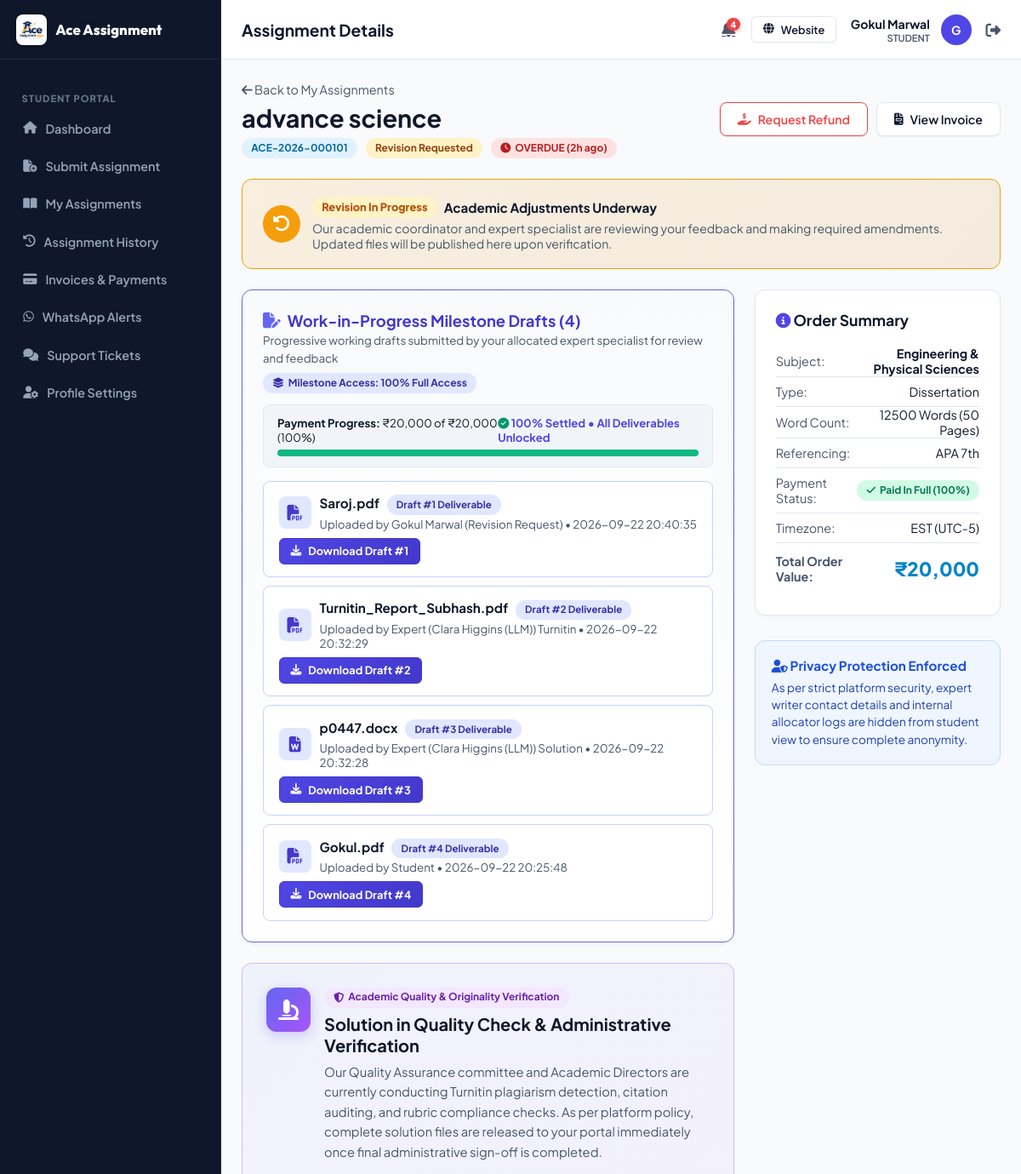
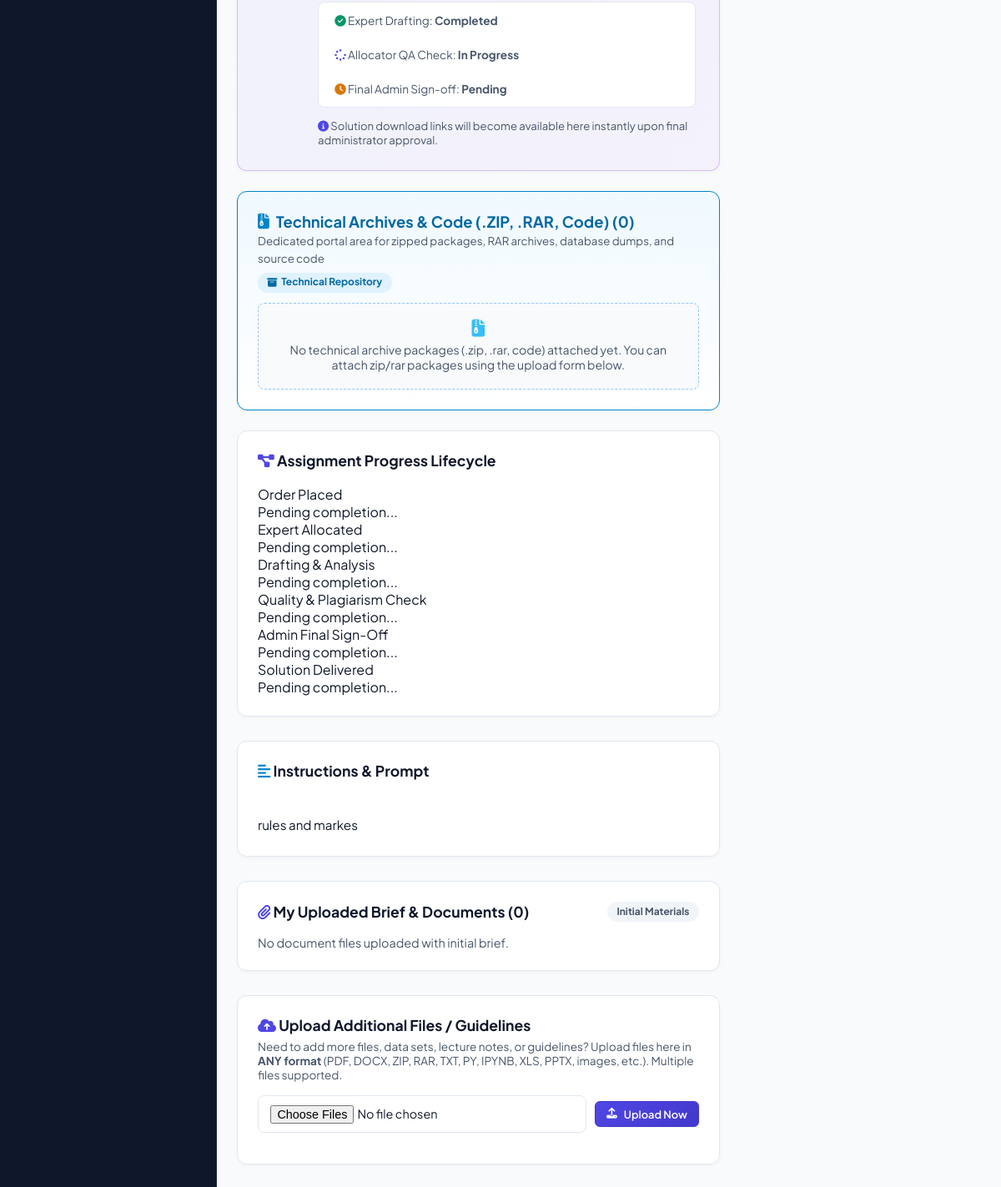
The page /student/assignment-detail.php?id=ACE-2026-000101 (signed in) on the database its author committed (2 pictures, top to bottom).
### tables this page shows
CREATE TABLE `students` (
  `id` int NOT NULL AUTO_INCREMENT,
  `student_id` varchar(50) NOT NULL,
  `name` varchar(255) NOT NULL,
  `email` varchar(255) NOT NULL,
  `phone` varchar(100) DEFAULT NULL,
  `password` varchar(255) NOT NULL,
  `country` varchar(100) DEFAULT NULL,
  `university` varchar(255) DEFAULT NULL,
  `course` varchar(255) DEFAULT NULL,
  `status` varchar(50) DEFAULT 'Active',
  `created_at` datetime DEFAULT CURRENT_TIMESTAMP,
  PRIMARY KEY (`id`),
  UNIQUE KEY `student_id` (`student_id`),
  UNIQUE KEY `email` (`email`)
);

CREATE TABLE `assignments` (
  `id` int NOT NULL AUTO_INCREMENT,
  `assignment_id` varchar(50) NOT NULL,
  `student_id` varchar(50) NOT NULL,
  `title` varchar(255) NOT NULL,
  `subject` varchar(100) NOT NULL,
  `assignment_type` varchar(100) DEFAULT NULL,
  `deadline` datetime DEFAULT NULL,
  `timezone` varchar(50) DEFAULT NULL,
  `word_count` int DEFAULT '250',
  `pages` int DEFAULT '1',
  `reference_style` varchar(50) DEFAULT NULL,
  `priority` varchar(50) DEFAULT 'Normal',
  `language` varchar(50) DEFAULT 'English (US)',
  `instructions` text,
  `currency` varchar(10) DEFAULT 'USD',
  `price` decimal(10,2) DEFAULT '0.00',
  `discount_code` varchar(50) DEFAULT NULL,
  `final_price` decimal(10,2) DEFAULT '0.00',
  `status` varchar(50) DEFAULT 'New',
  `allocator_id` varchar(50) DEFAULT NULL,
  `expert_id` varchar(50) DEFAULT NULL,
  `country` varchar(100) DEFAULT NULL,
  `university` varchar(255) DEFAULT NULL,
  `created_at` datetime DEFAULT CURRENT_TIMESTAMP,
  `updated_at` datetime DEFAULT CURRENT_TIMESTAMP ON UPDATE CURRENT_TIMESTAMP,
  `payment_status` varchar(50) DEFAULT 'Unpaid',
  `payment_plan` varchar(50) DEFAULT '100%',
  `paid_amount` decimal(10,2) DEFAULT '0.00',
  `remaining_balance` decimal(10,2) DEFAULT '0.00',
  `refund_reason` text,
  `revision_notes` text,
  PRIMARY KEY (`id`),
  UNIQUE KEY `assignment_id` (`assignment_id`)
);

CREATE TABLE `files` (
  `id` int NOT NULL AUTO_INCREMENT,
  `file_id` varchar(50) NOT NULL,
  `assignment_id` varchar(50) NOT NULL,
  `file_name` varchar(255) NOT NULL,
  `path` varchar(255) NOT NULL,
  `file_type` varchar(50) DEFAULT NULL,
  `file_stage` varchar(50) DEFAULT 'draft',
  `uploaded_by` varchar(100) DEFAULT NULL,
  `upload_date` datetime DEFAULT CURRENT_TIMESTAMP,
  `is_internal` tinyint(1) DEFAULT '0',
  PRIMARY KEY (`id`),
  UNIQUE KEY `file_id` (`file_id`)
);

### student/assignment-detail.php (the view, shortened to what the rows shown need)
<?php
require_once __DIR__ . '/../includes/auth.php';
Auth::checkRole('Student');
require_once __DIR__ . '/../includes/helpers.php';
include __DIR__ . '/../includes/portal_header.php';
$id = $_GET['id'] ?? '';
$asm = DataStore::findOne('assignments', 'assignment_id', $id);
$sla = get_sla_status($asm['deadline']);
$currency = $asm['currency'] ?? 'USD';
$currencySymbol = '$';
if ($currency === 'INR') $currencySymbol = '₹';
elseif ($currency === 'GBP') $currencySymbol = '£';
elseif ($currency === 'EUR') $currencySymbol = '€';
elseif ($currency === 'AUD') $currencySymbol = 'A$';
elseif ($currency === 'CAD') $currencySymbol = 'C$';
$files = DataStore::filter('files', function($f) use ($id) {
    return isset($f['assignment_id']) && $f['assignment_id'] === $id && empty($f['is_internal']) && (($f['file_stage'] ?? '') !== 'refund_proof');
});
$draftFiles = array_values(array_filter($files, function($f) {
    return is_draft_file($f);
}));
$isPaid = is_assignment_paid($asm['assignment_id']);
$paidPercentage = get_assignment_paid_percentage($asm);
$draftLimit = get_assignment_draft_limit($asm);
$paidAmount = floatval($asm['paid_amount'] ?? 0);
?>
<div data-assignment-id="<?php echo htmlspecialchars($asm['assignment_id']); ?>" style="display:flex; justify-content:space-between; align-items:center; margin-bottom:1.5rem; flex-wrap:wrap; gap:1rem;">
  <div>
    <a href="/student/assignments.php" style="color:var(--text-muted); font-size:0.9rem; text-decoration:none;"><i class="fa-solid fa-arrow-left"></i> Back to My Assignments</a>
    <h2 style="font-size:1.8rem; margin-top:0.3rem; color:var(--text-main);"><?php echo htmlspecialchars($asm['title']); ?></h2>
    <div style="display:flex; gap:10px; align-items:center; margin-top:0.4rem; flex-wrap:wrap;">
      <span class="badge badge-info"><?php echo htmlspecialchars($asm['assignment_id']); ?></span>
      <span class="badge <?php echo get_status_badge_class($asm['status']); ?>"><?php echo htmlspecialchars($asm['status']); ?></span>
      <span class="badge <?php echo $sla['badge_class']; ?>"><i class="fa-solid fa-clock"></i> <?php echo $sla['label']; ?></span>
    </div>
  </div>
</div>
<div class="grid-2" style="display:grid; grid-template-columns: 2fr 1fr; gap:1.5rem;">
  <div>
    <div class="table-card" style="padding:1.5rem; border:1.5px solid #6366f1; background:linear-gradient(180deg, #f8fafc 0%, #ffffff 100%); margin-bottom:1.5rem;">
      <div style="background:#f1f5f9; border-radius:8px; padding:0.75rem 1rem; margin-bottom:1rem; border:1px solid #e2e8f0;">
        <div style="display:flex; justify-content:space-between; font-size:0.82rem; margin-bottom:6px;">
          <span><strong>Payment Progress:</strong> <?php echo format_currency_amount($paidAmount, $currency); ?> of <?php echo format_currency_amount($asm['final_price'], $currency); ?> (<?php echo round($paidPercentage); ?>%)</span>
          <span style="color:var(--primary); font-weight:700;">
            <?php if ($isPaid): ?>
              <i class="fa-solid fa-circle-check" style="color:var(--success);"></i> 100% Settled &bull; All Deliverables Unlocked
            <?php elseif ($paidPercentage >= 50): ?>
              <i class="fa-solid fa-circle-check" style="color:var(--primary);"></i> 50% Milestone Cleared &bull; 2 More Drafts Unlocked
            <?php elseif ($paidPercentage > 0): ?>
              <i class="fa-solid fa-circle-info" style="color:#d97706;"></i> 50% Minimum Needed for Draft 2 & 3
            <?php else: ?>
              <i class="fa-solid fa-lock" style="color:#ef4444;"></i> Unpaid
            <?php endif; ?>
          </span>
        </div>
      </div>
      <?php if (empty($draftFiles)): ?>
        <div style="background:#f8fafc; border:1px dashed #cbd5e1; border-radius:8px; padding:1.25rem; text-align:center; color:var(--text-muted); font-size:0.88rem;">
          <i class="fa-solid fa-file-pen" style="font-size:1.4rem; color:#818cf8; margin-bottom:6px; display:block;"></i>
          No drafts published yet. Your allocated expert writer is currently drafting your initial work. Draft #1 will be posted here upon completion.
        </div>
      <?php else: ?>
        <div style="display:flex; flex-direction:column; gap:10px;">
          <?php
          $draftCounter = 1;
          foreach ($draftFiles as $file):
            $ext = strtolower($file['file_type'] ?? pathinfo($file['file_name'], PATHINFO_EXTENSION));
            $icon = 'fa-file';
            if (in_array($ext, ['pdf'])) $icon = 'fa-file-pdf';
            elseif (in_array($ext, ['doc', 'docx'])) $icon = 'fa-file-word';
            elseif (in_array($ext, ['xls', 'xlsx', 'csv'])) $icon = 'fa-file-excel';
            elseif (in_array($ext, ['zip', 'rar', '7z'])) $icon = 'fa-file-zipper';
            elseif (in_array($ext, ['py', 'java', 'cpp', 'html', 'ipynb'])) $icon = 'fa-file-code';
            $canDownloadDraft = ($draftCounter <= $draftLimit);
          ?>
            <div style="display:flex; justify-content:space-between; align-items:center; background:#ffffff; border:1px solid <?php echo $canDownloadDraft ? '#c7d2fe' : '#fed7aa'; ?>; padding:0.9rem 1.1rem; border-radius:var(--radius-sm); flex-wrap:wrap; gap:0.5rem;">
              <div style="display:flex; align-items:center; gap:10px;">
                <div style="width:38px; height:38px; border-radius:8px; background:<?php echo $canDownloadDraft ? '#e0e7ff' : '#fef3c7'; ?>; color:<?php echo $canDownloadDraft ? '#4338ca' : '#d97706'; ?>; display:flex; align-items:center; justify-content:center; font-size:1.15rem; flex-shrink:0;">
                  <i class="fa-solid <?php echo $canDownloadDraft ? $icon : 'fa-lock'; ?>"></i>
                </div>
                <div>
                  <strong style="color:var(--text-main); font-size:0.95rem;"><?php echo htmlspecialchars($file['file_name']); ?></strong>
                  <span class="badge" style="background:#e0e7ff; color:#3730a3; font-size:0.72rem; margin-left:6px; font-weight:700;">
                    Draft #<?php echo $draftCounter; ?> Deliverable
                  </span>
                  <small style="color:var(--text-muted); display:block; margin-top:2px;">
                    Uploaded by <?php echo htmlspecialchars($file['uploaded_by']); ?> &bull; <?php echo $file['upload_date']; ?>
                  </small>
                </div>
              </div>
              <div>
                <?php if ($canDownloadDraft): ?>
                  <a href="/<?php echo htmlspecialchars($file['path']); ?>" download class="btn btn-primary btn-sm" style="font-weight:700;">
                    <i class="fa-solid fa-download"></i> Download Draft #<?php echo $draftCounter; ?>
                  </a>
                <?php else: ?>
                  <a href="/checkout.php?assignment_id=<?php echo urlencode($asm['assignment_id']); ?>&pay_remaining=1" class="btn btn-warning btn-sm" style="font-weight:700;">
                    <i class="fa-solid fa-credit-card"></i> Pay to Unlock (<?php echo ($draftCounter <= 3) ? '50% Min Needed' : '100% Full'; ?>)
                  </a>
                <?php endif; ?>
              </div>
            </div>
          <?php
            $draftCounter++;
          endforeach;
          ?>
        </div>
      <?php endif; ?>
    </div>
    <div class="table-card" style="padding:1.5rem;">
      <h3 style="font-size:1.1rem; margin-bottom:1rem; color:var(--text-main);"><i class="fa-solid fa-align-left" style="color:var(--secondary);"></i> Instructions & Prompt</h3>
      <p style="color:var(--text-main); white-space:pre-line; line-height:1.7; font-size:0.95rem;">
        <?php echo htmlspecialchars($asm['instructions']); ?>
      </p>
    </div>
  </div>
  <div>
    <div class="table-card" style="padding:1.5rem;">
      <table style="width:100%; font-size:0.9rem; border-collapse:collapse;">
        <tr style="border-bottom:1px solid var(--portal-border);"><td style="padding:8px 0; color:var(--text-muted);">Subject:</td><td style="text-align:right; font-weight:700; color:var(--text-main);"><?php echo htmlspecialchars($asm['subject']); ?></td></tr>
        <tr style="border-bottom:1px solid var(--portal-border);"><td style="padding:8px 0; color:var(--text-muted);">Type:</td><td style="text-align:right; color:var(--text-main);"><?php echo htmlspecialchars($asm['assignment_type']); ?></td></tr>
        <tr style="border-bottom:1px solid var(--portal-border);"><td style="padding:8px 0; color:var(--text-muted);">Word Count:</td><td style="text-align:right; color:var(--text-main);"><?php echo $asm['word_count']; ?> Words (<?php echo $asm['pages']; ?> Pages)</td></tr>
        <tr style="border-bottom:1px solid var(--portal-border);"><td style="padding:8px 0; color:var(--text-muted);">Referencing:</td><td style="text-align:right; color:var(--text-main);"><?php echo htmlspecialchars($asm['reference_style']); ?></td></tr>
        <tr style="border-bottom:1px solid var(--portal-border);"><td style="padding:8px 0; color:var(--text-muted);">Timezone:</td><td style="text-align:right; color:var(--text-main);"><?php echo htmlspecialchars($asm['timezone']); ?></td></tr>
        <tr><td style="padding:12px 0; color:var(--text-muted); font-weight:700;">Total Order Value:</td><td style="text-align:right; font-size:1.4rem; font-weight:800; color:var(--secondary);"><?php echo $currencySymbol . number_format($asm['final_price'], ($currency === 'INR' ? 0 : 2)); ?></td></tr>
      </table>
    </div>
  </div>
</div>
</div>
</div>
</body>
</html>

### includes/portal_header.php (shortened to what the rows shown need)
<?php
require_once __DIR__ . '/auth.php';
require_once __DIR__ . '/helpers.php';
$currentUser = Auth::currentUser();
$userRole = $currentUser['role'];
?>
<!DOCTYPE html>
<html lang="en">
<head>
  <link rel="stylesheet" href="https://cdnjs.cloudflare.com/ajax/libs/font-awesome/6.4.0/css/all.min.css">
  <link rel="stylesheet" href="/assets/css/portal.css">
</head>
<body class="portal-body">
<div class="portal-wrapper">
  <div class="portal-main">
    <header class="portal-topbar">
      <div class="topbar-user">
        <?php $unreadNotifCount = function_exists('get_unread_notifications_count') ? get_unread_notifications_count($currentUser['id'], $userRole) : 0; ?>
        <a href="/<?php echo strtolower($userRole); ?>/notifications.php" style="position:relative; color:var(--text-muted); font-size:1.15rem; margin-right:6px; display:inline-flex; align-items:center;" title="Notifications (<?php echo $unreadNotifCount; ?> unread)">
          <?php if ($unreadNotifCount > 0): ?>
            <span style="position:absolute; top:-4px; right:-6px; background:#ef4444; color:#fff; font-size:0.65rem; font-weight:800; border-radius:10px; padding:1px 5px; min-width:14px; text-align:center; box-shadow:0 2px 4px rgba(239, 68, 68, 0.4);"><?php echo $unreadNotifCount; ?></span>
          <?php endif; ?>
        </a>
        <a href="/" target="_blank" class="btn btn-outline btn-sm" style="margin-right:4px; display:inline-flex;">
          <i class="fa-solid fa-globe"></i> <span class="user-meta-desktop">Website</span>
        </a>
        <div style="text-align:right;" class="user-meta-desktop">
          <div style="font-weight:700; color:var(--text-main); font-size:0.88rem;"><?php echo htmlspecialchars($currentUser['name']); ?></div>
          <small style="color:var(--text-muted); font-weight:600; font-size:0.7rem; text-transform:uppercase; display:block;"><?php echo htmlspecialchars($userRole); ?></small>
        </div>
        <div class="user-avatar" title="<?php echo htmlspecialchars($currentUser['name']); ?>">
          <?php echo strtoupper(substr($currentUser['name'], 0, 1)); ?>
        </div>
        <a href="/logout.php" title="Logout" style="color:var(--text-muted); font-size:1.1rem; margin-left:4px;">
          <i class="fa-solid fa-right-from-bracket"></i>
        </a>
      </div>
    </header>
    <div class="portal-content">

### rows shown on the page
students: name "Gokul Marwal", name "G"
assignments: title "advance science", assignment "ACE-2026-000101", status "Revision Requested", deadline "OVERDUE (2h ago)", format_currency_amount($paidAmount, $currency) "₹20,000", format_currency_amount($asm['final_price'], $currency) "₹20,000", paidPercentage "100", instructions "rules and markes", subject "Engineering & Physical Sciences", assignment_type "Dissertation", word_count "12500", pages "50", reference_style "APA 7th", timezone "EST (UTC-5)", currency "₹", final_price+currency "20,000"
files: file_name "Saroj.pdf", uploaded_by "Gokul Marwal (Revision Request)", upload_date "2026-09-22 20:40:35"
files: file_name "Turnitin_Report_Subhash.pdf", uploaded_by "Expert (Clara Higgins (LLM)) Turnitin", upload_date "2026-09-22 20:32:29"
files: file_name "p0447.docx", uploaded_by "Expert (Clara Higgins (LLM)) Solution", upload_date "2026-09-22 20:32:28"
files: file_name "Gokul.pdf", uploaded_by "Student", upload_date "2026-09-22 20:25:48"

### other values the page prints
$pageTitle "Assignment Details"
$unreadNotifCount "4"
$userRole "STUDENT"
count($draftFiles) "4"
count($techFiles) "0"
$stepName "Order Placed"
$stepName "Expert Allocated"
$stepName "Drafting & Analysis"
$stepName "Quality & Plagiarism Check"
$stepName "Admin Final Sign-Off"
$stepName "Solution Delivered"
count($docBriefFiles) "0"
